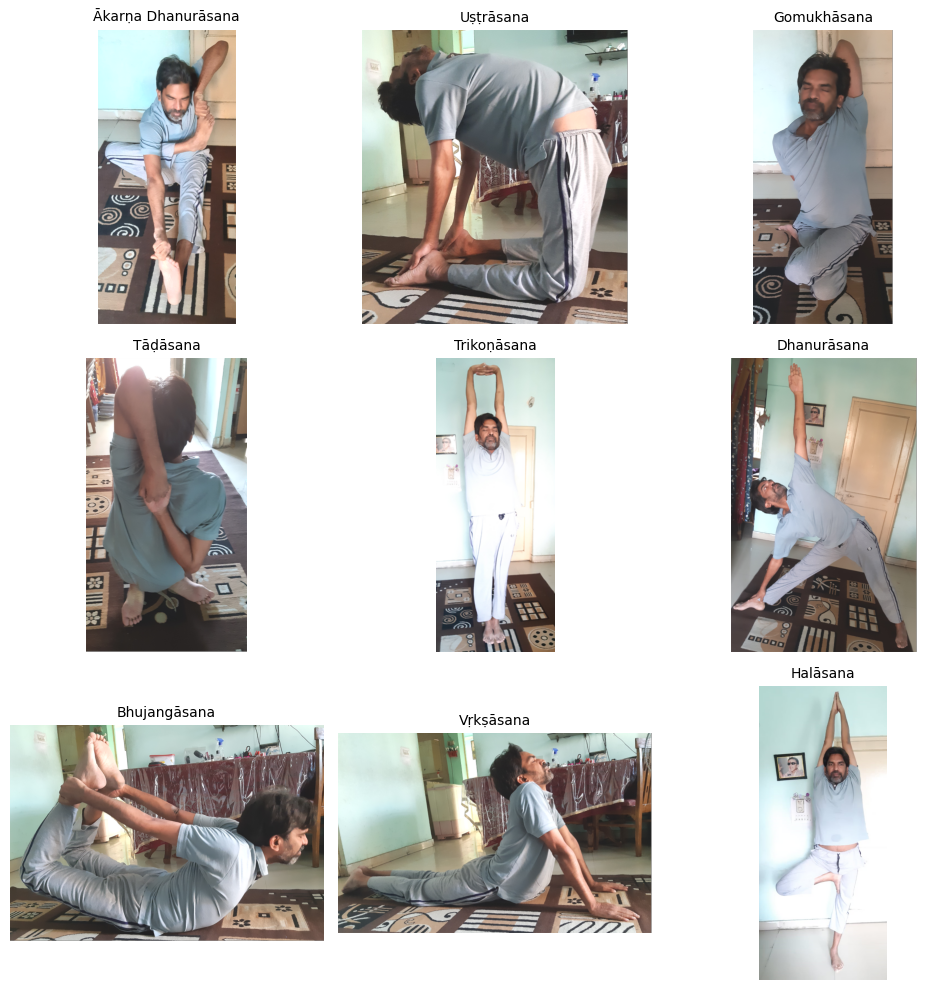
#> input picture all asans.png, 925 x 990 px
$ python image_Preprocessing.py . out
#> lines starting #> are read from the running program, lines starting #| are printed output that depends on the picture
import os
import sys
from PIL import Image
import multiprocessing

def process_image(input_path, output_dir, target_size, quality, min_size, max_size, min_aspect_ratio, max_aspect_ratio):
    """Processes a single image, including size and aspect ratio checks."""
    relative_path = os.path.relpath(input_path, os.path.dirname(input_path))
    output_path = os.path.join(output_dir, os.path.dirname(relative_path), os.path.splitext(os.path.basename(input_path))[0] + '.jpg')

    # Create necessary subdirectories in output_dir
    output_subdir = os.path.dirname(output_path)
    if not os.path.exists(output_subdir):
        os.makedirs(output_subdir, exist_ok=True)

    try:
        with Image.open(input_path) as img:
            width, height = img.size

            # Check image size
            if width < min_size or height < min_size:
                print(f"Skipping {input_path}: Image too small ({width}x{height})")
                return
            if width > max_size or height > max_size:
                print(f"Skipping {input_path}: Image too large ({width}x{height})")
                return

            # Check aspect ratio
            aspect_ratio = width / height
            if aspect_ratio < min_aspect_ratio:
                print(f"Skipping {input_path}: Aspect ratio too small ({aspect_ratio:.2f})")
                return
            if aspect_ratio > max_aspect_ratio:
                print(f"Skipping {input_path}: Aspect ratio too large ({aspect_ratio:.2f})")
                return

            # If all checks pass, proceed with processing
            img = img.resize(target_size, Image.Resampling.LANCZOS)
            img = img.convert('RGB')
            img.save(output_path, 'JPEG', quality=quality)
            print(f"Processed: {input_path} -> {output_path}")

    except (IOError, OSError) as e:
        print(f"Error processing {input_path}: {e}", file=sys.stderr)


def preprocess_images(input_dir, output_dir, target_size=(224, 224), quality=90,
                      min_size=50, max_size=5000, min_aspect_ratio=0.5, max_aspect_ratio=2.0,
                      num_processes=multiprocessing.cpu_count()):
    """
    Preprocesses images with size and aspect ratio filtering.

    Args:
        input_dir: Path to the input directory.
        output_dir: Path to the output directory.
        target_size: Target image size (width, height).
        quality: JPEG quality.
        min_size: Minimum image dimension (width or height).
        max_size: Maximum image dimension (width or height).
        min_aspect_ratio: Minimum aspect ratio (width / height).
        max_aspect_ratio: Maximum aspect ratio (width / height).
        num_processes: Number of processes to use.
    """
#> called with input_dir = '.', output_dir = 'out', target_size = (224, 224), quality = 90, min_size = 50, max_size = 5000, min_aspect_ratio = 0.5, max_aspect_ratio = 2

    if not os.path.exists(output_dir):
        os.makedirs(output_dir)

    image_paths = []
    for root, _, files in os.walk(input_dir):
        for filename in files:
            if filename.lower().endswith(('.png', '.jpg', '.jpeg', '.gif', '.bmp', '.tiff')):
                image_paths.append(os.path.join(root, filename))

    with multiprocessing.Pool(processes=num_processes) as pool:
        processes = [(path, output_dir, target_size, quality, min_size, max_size, min_aspect_ratio, max_aspect_ratio)
                     for path in image_paths]
        pool.starmap(process_image, processes)
#> in process_image, img is the input picture: PIL image 925x990 RGBA; mean R, G, B, A 201, 199.2, 196.5, 255
#> in process_image, `img = img.resize(target_size, Image.Resampling.LANCZOS)`:
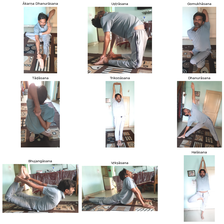
#> img: PIL image 224x224 RGBA; mean R, G, B, A 200.8, 198.9, 196.3, 255
#> call 2 of process_image, with input_path = './all asans 2.png', output_dir = 'out', target_size = (224, 224), quality = 90, min_size = 50, max_size = 5000, min_aspect_ratio = 0.5, max_aspect_ratio = 2
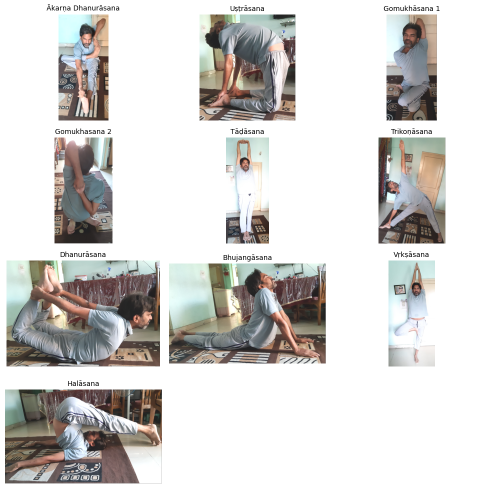
#> input picture all asans 2.png, 990 x 989 px (shown at 1/2 size)
#> in process_image, img is the input picture: PIL image 990x989 RGBA; mean R, G, B, A 213.8, 212.2, 210.2, 255
#> in process_image (call 2), `img = img.resize(target_size, Image.Resampling.LANCZOS)`:
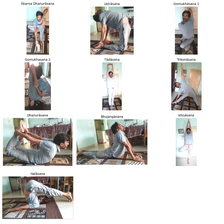
#> img: PIL image 224x224 RGBA; mean R, G, B, A 213.5, 212, 210, 255

    print("Image preprocessing complete.")


if __name__ == "__main__":
    if len(sys.argv) != 3:
        print("Usage: python image_preprocessing.py <input_directory> <output_directory>")
        sys.exit(1)

    input_directory = sys.argv[1]
    output_directory = sys.argv[2]

    if not os.path.isdir(input_directory):
        print(f"Error: Input directory '{input_directory}' does not exist or is not a directory.", file=sys.stderr)
        sys.exit(1)

    preprocess_images(input_directory, output_directory)
    print("Image preprocessing with multiprocessing complete.")
